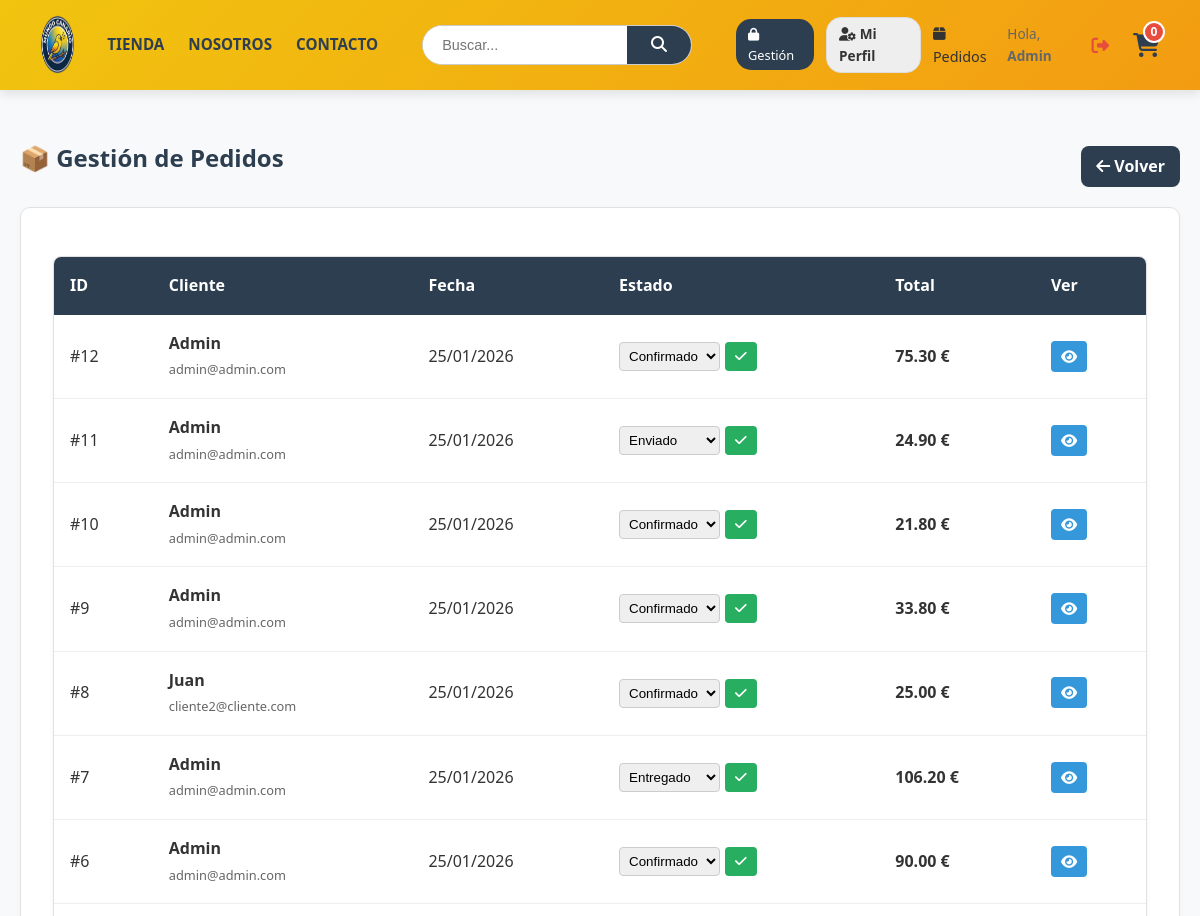
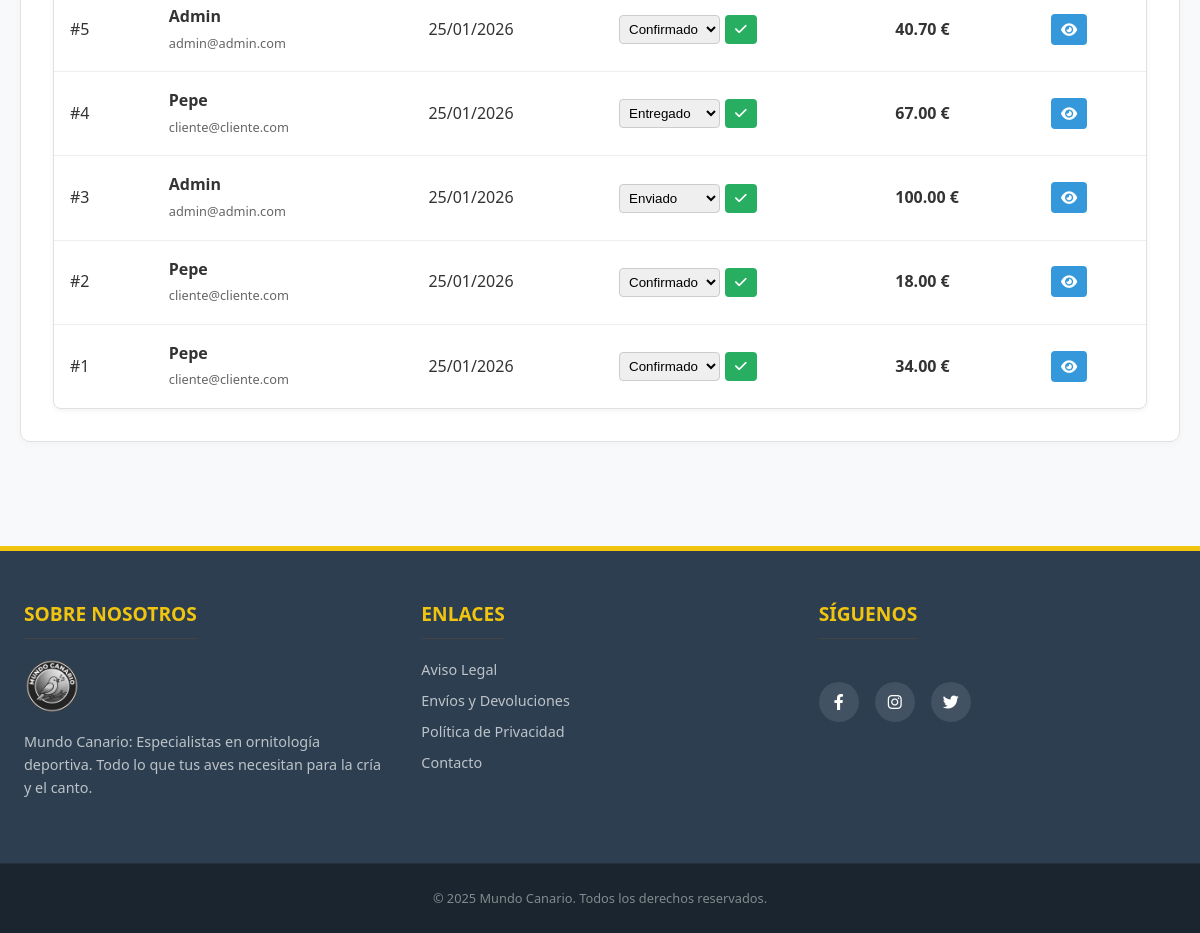
Page /admin/pedidos.php (signed in) on the committed database (2 pictures, top to bottom).
### tables this page shows
CREATE TABLE `pedidos` (
  `id` int(11) NOT NULL AUTO_INCREMENT,
  `usuario_id` int(11) NOT NULL,
  `provincia` varchar(100) NOT NULL,
  `localidad` varchar(100) NOT NULL,
  `direccion` varchar(255) NOT NULL,
  `coste` decimal(10,2) NOT NULL,
  `estado` varchar(20) DEFAULT 'confirm',
  `fecha` date DEFAULT curdate(),
  `hora` time DEFAULT curtime(),
  PRIMARY KEY (`id`),
  KEY `fk_pedido_usuario` (`usuario_id`)
);

CREATE TABLE `usuarios` (
  `id` int(11) NOT NULL AUTO_INCREMENT,
  `dni` varchar(20) DEFAULT NULL,
  `nombre` varchar(100) NOT NULL,
  `apellidos` varchar(150) DEFAULT NULL,
  `email` varchar(255) NOT NULL,
  `password` varchar(255) NOT NULL,
  `rol` varchar(20) DEFAULT 'cliente',
  `activo` tinyint(1) DEFAULT 1,
  `fecha_registro` date DEFAULT curdate(),
  PRIMARY KEY (`id`),
  UNIQUE KEY `email` (`email`)
);

### admin/pedidos.php (the view, shortened to what this page needs)
<?php
require_once '../config/db.php';
$sql = "SELECT p.*, u.nombre as nombre_user, u.email FROM pedidos p JOIN usuarios u ON p.usuario_id = u.id ORDER BY p.fecha DESC, p.hora DESC";
$stmt = $pdo->prepare($sql);
$stmt->execute();
$pedidos = $stmt->fetchAll();
require_once '../views/header.php';
?>
<div class="container" style="display: block; margin-top: 40px;">
    <div style="display:flex; justify-content:space-between; align-items:center; margin-bottom: 20px;">
        <h2 style="color: var(--dark);">📦 Gestión de Pedidos</h2>
        <a href="index.php" class="form-btn" style="width:auto; padding: 8px 15px; text-decoration:none;">
            <i class="fa-solid fa-arrow-left"></i> Volver
        </a>
    </div>
    <div class="box">
        <?php if (empty($pedidos)): ?>
            <p style="padding: 20px; color: #777;">No hay pedidos registrados.</p>
        <?php else: ?>
            <table class="admin-table">
                <thead>
                    <tr>
                        <th>ID</th>
                        <th>Cliente</th>
                        <th>Fecha</th>
                        <th>Estado</th>
                        <th>Total</th>
                        <th>Ver</th>
                    </tr>
                </thead>
                <tbody>
                    <?php foreach ($pedidos as $p): ?>
                    <tr>
                        <td>#<?= $p['id'] ?></td>
                        <td>
                            <strong><?= htmlspecialchars($p['nombre_user']) ?></strong><br>
                            <span style="font-size: 0.8rem; color: #666;"><?= $p['email'] ?></span>
                        </td>
                        <td><?= date("d/m/Y", strtotime($p['fecha'])) ?></td>
                        <td>
                            <form action="../actions/acciones.php" method="POST" style="display: flex; gap: 5px;">
                                <select name="nuevo_estado" style="padding: 5px; border: 1px solid #ccc; border-radius: 4px;">
                                    <option value="confirm" <?= $p['estado']=='confirm'?'selected':'' ?>>Confirmado</option>
                                    <option value="enviado" <?= $p['estado']=='enviado'?'selected':'' ?>>Enviado</option>
                                    <option value="entregado" <?= $p['estado']=='entregado'?'selected':'' ?>>Entregado</option>
                                </select>
                                <button type="submit" style="background: #27ae60; color: white; border: none; padding: 5px 10px; border-radius: 4px; cursor: pointer;">
                                    <i class="fa-solid fa-check"></i>
                                </button>
                            </form>
                        </td>
                        <td style="font-weight:bold;"><?= number_format($p['coste'], 2) ?> €</td>
                        <td>
                            <a href="detalle_pedido.php?id=<?= $p['id'] ?>" style="background: #3498db; color: white; padding: 6px 10px; border-radius: 4px; text-decoration: none; font-size: 0.9rem;">
                                <i class="fa-solid fa-eye"></i>
                            </a>
                        </td>
                    </tr>
                    <?php endforeach; ?>
                </tbody>
            </table>
        <?php endif; ?>
    </div>
</div>
<?php require_once '../views/footer.php'; ?>

### assets/css/estilos.css (style rules this page uses)
:root { --primary: #f1c40f; --secondary: #f39c12; --dark: #2c3e50; --light: #ffffff; --bg: #f8f9fa; --border: #e1e1e1; --text: #333; --danger: #e74c3c; }
* { box-sizing: border-box; margin: 0; padding: 0; }
body { font-family: 'Segoe UI', Arial, sans-serif; font-size: 1rem; background-color: var(--bg); color: var(--text); display: flex; flex-direction: column; min-height: 100vh; line-height: 1.6; }
a { text-decoration: none; color: inherit; transition: 0.3s; }
.container { max-width: 1200px; margin: 2.5rem auto; padding: 0 1.25rem; display: flex; gap: 2rem; flex: 1; width: 100%; }
.form-btn { background-color: var(--dark); color: white; border: none; padding: 0.8rem; width: 100%; border-radius: 0.5rem; font-size: 1rem; font-weight: bold; cursor: pointer; transition: background 0.3s; margin-top: 1rem; }
.box { background: var(--light); padding: 2rem; border-radius: 10px; border: 1px solid var(--border); box-shadow: 0 2px 8px rgba(0,0,0,0.03); }
.admin-table { width: 100%; border-collapse: separate; border-spacing: 0; background: var(--light); border-radius: 8px; overflow: hidden; border: 1px solid var(--border); margin-top: 1rem; box-shadow: 0 2px 5px rgba(0,0,0,0.05); }
.admin-table th { background-color: var(--dark); color: var(--light); padding: 1rem; text-align: left; }
.admin-table td { padding: 1rem; border-bottom: 1px solid #eee; }
.admin-table tr:last-child td { border-bottom: none; }

### rows in the picture
pedidos: id "12", usuario.nombre "Admin", usuario.email "admin@admin.com", fecha "25/01/2026", nuevo_estado "Confirmado", coste "75.30"
pedidos: id "11", usuario.nombre "Admin", usuario.email "admin@admin.com", fecha "25/01/2026", nuevo_estado "Enviado", coste "24.90"
pedidos: id "10", usuario.nombre "Admin", usuario.email "admin@admin.com", fecha "25/01/2026", nuevo_estado "Confirmado", coste "21.80"
pedidos: id "9", usuario.nombre "Admin", usuario.email "admin@admin.com", fecha "25/01/2026", nuevo_estado "Confirmado", coste "33.80"
pedidos: id "8", usuario.nombre "Juan", usuario.email "cliente2@cliente.com", fecha "25/01/2026", nuevo_estado "Confirmado", coste "25.00"
pedidos: id "7", usuario.nombre "Admin", usuario.email "admin@admin.com", fecha "25/01/2026", nuevo_estado "Entregado", coste "106.20"
pedidos: id "6", usuario.nombre "Admin", usuario.email "admin@admin.com", fecha "25/01/2026", nuevo_estado "Confirmado", coste "90.00"
pedidos: id "5", usuario.nombre "Admin", usuario.email "admin@admin.com", fecha "25/01/2026", nuevo_estado "Confirmado", coste "40.70"
pedidos: id "4", usuario.nombre "Pepe", usuario.email "cliente@cliente.com", fecha "25/01/2026", nuevo_estado "Entregado", coste "67.00"
pedidos: id "3", usuario.nombre "Admin", usuario.email "admin@admin.com", fecha "25/01/2026", nuevo_estado "Enviado", coste "100.00"
pedidos: id "2", usuario.nombre "Pepe", usuario.email "cliente@cliente.com", fecha "25/01/2026", nuevo_estado "Confirmado", coste "18.00"
pedidos: id "1", usuario.nombre "Pepe", usuario.email "cliente@cliente.com", fecha "25/01/2026", nuevo_estado "Confirmado", coste "34.00"

### other values in the picture
$_SESSION['nombre'] "Admin"
$total "0"
